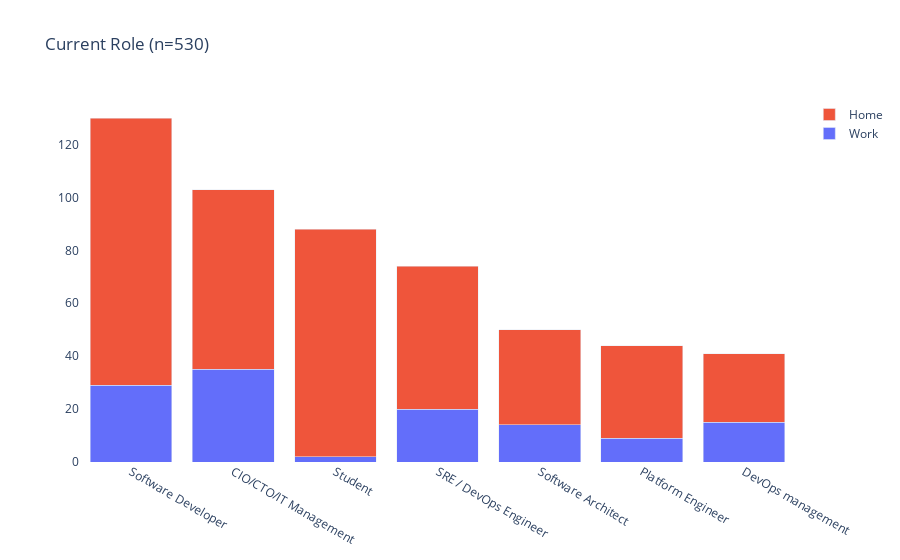

The notebook cell saved with this chart:
### Code cell
#
# Question 8 - 'What is your current role?'
#

# Anything interesting in Other ?

# value_counts = work_df['Q8Other'].value_counts()
# print (value_counts)

# value_counts = home_df['Q8Other'].value_counts()
# print (value_counts)

h_roles = home_df['Q8'].value_counts()
w_roles = work_df['Q8'].value_counts()

double_bar_chart("Current Role", 
                 "Work", work_df['Q8'].value_counts()[lambda x: x > 0], 
                 "Home", home_df['Q8'].value_counts()[lambda x: x > 0])

### Figure 1 — Plotly figure (JSON) as saved in the notebook; plotly's stock layout.template omitted (floating-point values rounded to 4 significant figures)
{"data": [{"name": "Work", "type": "bar", "x": ["CIO/CTO/IT Management", "Software Developer", "SRE / DevOps Engineer", "DevOps management", "Software Architect", "Platform Engineer", "Student"], "y": [35, 29, 20, 15, 14, 9, 2]}, {"name": "Home", "type": "bar", "x": ["Software Developer", "Student", "CIO/CTO/IT Management", "SRE / DevOps Engineer", "Software Architect", "Platform Engineer", "DevOps management"], "y": [101, 86, 68, 54, 36, 35, 26]}], "layout": {"autosize": true, "barmode": "stack", "plot_bgcolor": "#FFFFFF", "title": {"text": "Current Role (n=530)"}, "xaxis": {"autorange": true, "categoryorder": "total descending", "range": [-0.5, 6.5], "type": "category"}, "yaxis": {"autorange": true, "range": [0, 136.8], "type": "linear"}}}
